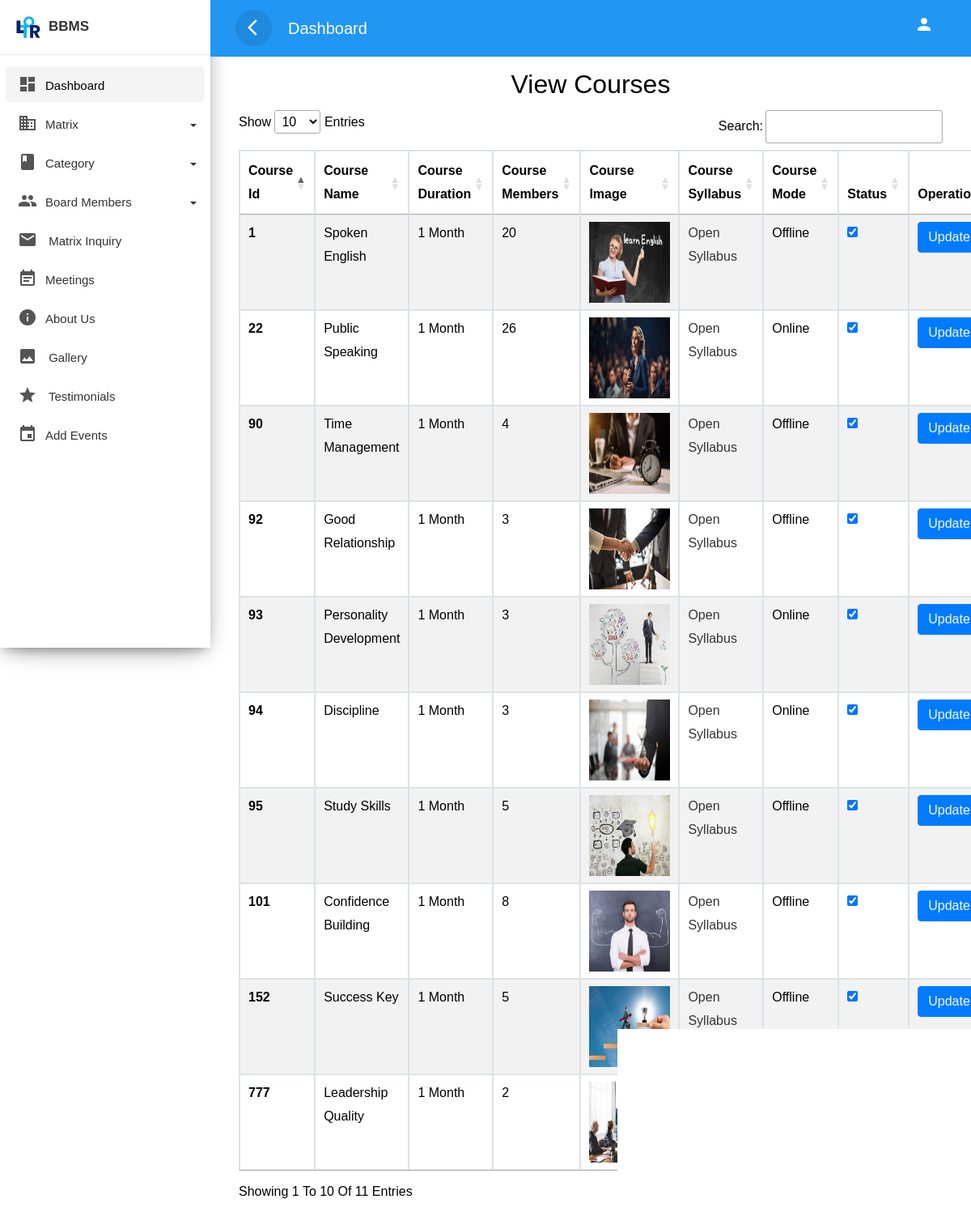
Screenshot of /ppsltor/admin/viewcourses.php with the database file from the repository.
### tables this page shows
CREATE TABLE `course` (
  `t_id` int(11) NOT NULL,
  `t_name` varchar(255) NOT NULL,
  `t_duration` varchar(20) NOT NULL,
  `t_member` int(11) NOT NULL,
  `t_image` varchar(255) NOT NULL,
  `t_syllabus` text NOT NULL,
  `t_mode` varchar(20) NOT NULL,
  `status` int(11) DEFAULT 1
);

### ppsltor/admin/viewcourses.php (the view, shortened to what this page needs)
<!doctype html>
<html lang="en">
<head>
  <link rel="stylesheet" href="css/bootstrap.min.css">
  <link rel="stylesheet" href="css/custom.css">
  <link rel="stylesheet" href="//cdn.datatables.net/1.13.6/css/jquery.dataTables.min.css">
</head>
<body>
  <div class="wrapper">
    <?php require 'sidebar.php' ?>
    <div id="content" style="background-color:white;">
      <div class="top-navbar">
        <nav class="navbar navbar-expand-lg">
          <div class="container-fluid">
            <button type="button" id="sidebarCollapse" class="d-xl-block d-lg-block d-md-mone d-none">
              <span class="material-icons">arrow_back_ios</span>
            </button>
            <a class="navbar-brand" href="#"> Dashboard </a>
            <div class="collapse navbar-collapse d-lg-block d-xl-block d-sm-none d-md-none d-none" id="navbarSupportedContent">
              <ul class="nav navbar-nav ml-auto">
                <li class="nav-item">
                  <a class="nav-link" href="#">
                    <span class="material-icons">person</span>
                  </a>
                </li>
              </ul>
            </div>
          </div>
        </nav>
      </div>
      <div class="main-content">
        <div class="container">
          <h2 class="text-center">View Courses</h2>
          <table class="table table-striped table-bordered mt-10" id="myTable">
            <thead>
              <tr>
                <th scope="col">Course Id</th>
                <th scope="col">Course Name</th>
                <th scope="col">Course Duration</th>
                <th scope="col">Course Members</th>
                <th scope="col">Course Image</th>
                <th scope="col">Course Syllabus</th>
                <th scope="col">Course Mode</th>
                <th scope="col">Status</th>
                <th scope="col">Operation</th>
              </tr>
            </thead>
            <tbody>
              <?php
              require 'connection.php';
              $sql = "select * from course";
              $result = mysqli_query($con, $sql);
              if ($result) {
                while ($row = mysqli_fetch_assoc($result)) {
                  $srno = $row['t_id'];
                  $name = $row['t_name'];
                  $class = $row['t_duration'];
                  $members = $row['t_member'];
                  $image = $row['t_image'];
                  $syllabus = $row['t_syllabus'];
                  $mode = $row['t_mode'];
                  echo '<tr>
                <th scope="row">' . $srno . '</th>
                <td>' . $name . '</td>
                <td>' . $class . '</td>
                <td>' . $members . '</td>
                <td><img src="image/' . $image . '" width="100" height="100"></td>
                 <td><a href="' . $syllabus . '" target="_blank">Open Syllabus</a></td>
                <td>' . $mode . '</td>
                <td>
                        <input type="checkbox" id="statusSwitch' . $srno . '" data-toggle="toggle" ' . ($row['status'] == 1 ? 'checked' : '') . ' onchange="toggleStatus(' . $srno . ', this.checked)">
                      </td>
                      <script>
                      function toggleStatus(memberId, isChecked) {
                          var status = isChecked ? 1 : 0;
                          window.location.href = "CourseStatus.php?id=" + memberId + "&status=" + status;
                      }
                    </script>
                <td><a href="updatecourse.php? updateid=' . $srno . '" class="btn btn-primary text-light">Update</a>
                </tr>';
                }
              }
              ?>
            </tbody>
          </table>
        </div>
      </div>
    </div>
  </div>
</body>
</html>

### ppsltor/admin/css/custom.css (style rules this page uses)
body, html { line-height: 1.8; font-family: 'Cambria', sans-serif; color: black; text-transform:capitalize; text-rendering: optimizeLegibility !important; -webkit-font-smoothing: antialiased !important; font-weight: 400; margin:0px; padding:0px; }
h1, h2, h3, h4, h5, h6, .h1, .h2, .h3, .h4 { font-weight: 400; line-height: 1.5em; }
a { color: #333; font-weight: 400; }
button { cursor:pointer; }
ul, ol { padding: 0; margin:0px; list-style: none; }
a, a:hover, a:focus { color: #333; text-decoration: none; transition: all 0.3s; }
.material-icons { font-family: 'Material Icons'; font-weight: normal; font-style: normal; font-size: 24px; display: inline-block; line-height: 1; text-transform: none; letter-spacing: normal; word-wrap: normal; white-space: nowrap; direction: ltr; -webkit-font-smoothing: antialiased; text-rendering: optimizeLegibility; -moz-osx-font-smoothing: grayscale; font-feature-settings: 'liga'; }
.wrapper { position: relative; width:100%; overflow:auto; }
#content { position: relative; transition: all 0.3s; background-color: #EEEEEE; }
.top-navbar { position: fixed; width: calc(100% - 260px); margin-left: 0px; z-index: 1000; }
.main-content { padding:10px 20px 0px 20px; position: relative; width: 100%; margin-top: 70px; }
.navbar { background-color: #2196F3; color: #FFFFFF; }
.navbar-brand { color: #FFFFFF; }
.navbar button { background-color:transparent; border:none; }
.navbar button span { color:#fff; }
#sidebarCollapse { border-radius:50%; width:45px; height:45px; text-align:center; line-height:45px; margin-right:20px; border:none; color: #FFFFFF; background-color: rgba(0, 0, 0, 0.09); }
#sidebarCollapse span { margin: 9px; padding: 0px; }
.navbar-nav > li > a { color: #FFFFFF; }
.navbar-nav li a { position: relative; display: block; padding: 10px 15px!important; }
@media only screen and (min-width:992px) { #content { width: calc(100% - 260px); position: relative; float: right; transition: all 0.3s; background-color: #EEEEEE; } }

### rows the page displays
course: t_id "1", t_name "Spoken English", t_duration "1 Month", t_member "20", t_image (picture), t_mode "Offline", status "☑"
course: t_id "22", t_name "Public Speaking", t_duration "1 Month", t_member "26", t_image (picture), t_mode "Online", status "☑"
course: t_id "90", t_name "Time Management", t_duration "1 Month", t_member "4", t_image (picture), t_mode "Offline", status "☑"
course: t_id "92", t_name "Good Relationship", t_duration "1 Month", t_member "3", t_image (picture), t_mode "Offline", status "☑"
course: t_id "93", t_name "Personality Development", t_duration "1 Month", t_member "3", t_image (picture), t_mode "Online", status "☑"
course: t_id "94", t_name "Discipline", t_duration "1 Month", t_member "3", t_image (picture), t_mode "Online", status "☑"
course: t_id "95", t_name "Study Skills", t_duration "1 Month", t_member "5", t_image (picture), t_mode "Offline", status "☑"
course: t_id "101", t_name "Confidence Building", t_duration "1 Month", t_member "8", t_image (picture), t_mode "Offline", status "☑"
course: t_id "152", t_name "Success Key", t_duration "1 Month", t_member "5", t_image (picture), t_mode "Offline", status "☑"
course: t_id "777", t_name "Leadership Quality", t_duration "1 Month", t_member "2", t_image (picture), status "☑"
